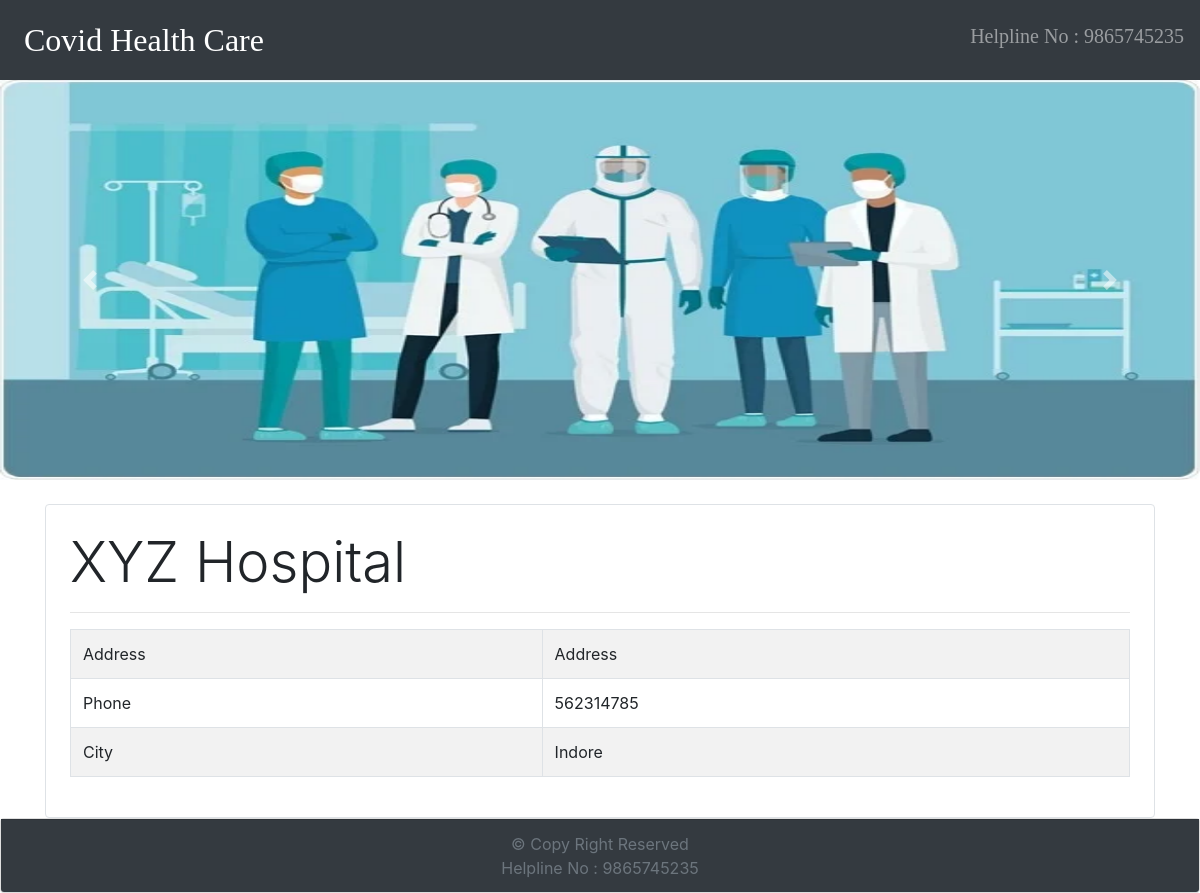
The page /hospital/9 on the database its author committed.
### covidapp/models.py (models this page shows, shortened)
class Hospital(models.Model):
    name = models.CharField(max_length=50, null=False, blank=False)
    phone = models.CharField(max_length=12, null=False, blank=False)
    address = models.CharField(max_length=200, null=False, blank=False)
    city = models.ForeignKey(City, on_delete=models.CASCADE, related_name='hospitals')

class City(models.Model):
    name = models.CharField(max_length=50, null=False, blank=False)
    state = models.ForeignKey(State, on_delete=models.CASCADE, related_name='cities')
    def __str__(self):
        return self.name

### covidapp/views.py (the view)
# urls.py: path('hospital/<int:pk>', HospitalDetailView.as_view(), name='hospital_detail'),
class HospitalDetailView(generic.DetailView):
    model = Hospital

### covidapp/templates/covidapp/hospital_detail.html
{% extends 'covidapp/base.html' %}
{% block content %}
<div class="container">
    <div class="mt-4 border rounded p-4">
        <p class="display-4">{{hospital.name}}</p>
        <hr>
        <table class="table table-striped table-bordered">
            <tr>
                <td>Address</td>
                <td>{{hospital.address}}</td>
            </tr>
            <tr>
                <td>Phone</td>
                <td>{{hospital.phone}}</td>
            </tr>
            <tr>
                <td>City</td>
                <td>{{hospital.city}}</td>
            </tr>
        </table>
    </div>
</div>
{% endblock %}

### rows shown on the page
Hospital: name "XYZ Hospital", address "Address", phone "562314785", city "Indore"
